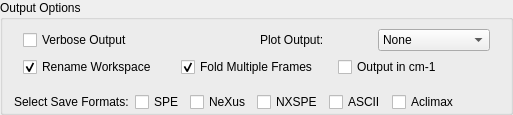
        <widget class="QGroupBox" name="gbSave">
         <property name="title">
          <string>Output Options</string>
         </property>
         <layout class="QGridLayout" name="gridLayout_8">
          <property name="topMargin">
           <number>0</number>
          </property>
          <property name="bottomMargin">
           <number>0</number>
          </property>
          <item row="1" column="0">
           <layout class="QHBoxLayout" name="horizontalLayout_8">
            <item>
             <widget class="QLabel" name="save_lbFormats">
              <property name="text">
               <string>Select Save Formats:</string>
              </property>
             </widget>
            </item>
            <item>
             <widget class="QCheckBox" name="save_ckSPE">
              <property name="toolTip">
               <string>Save file in SPE format.</string>
              </property>
              <property name="text">
               <string>SPE</string>
              </property>
              <property name="checked">
               <bool>false</bool>
              </property>
             </widget>
            </item>
            <item>
             <widget class="QCheckBox" name="save_ckNexus">
              <property name="toolTip">
               <string>Save file in Nexus format.</string>
              </property>
              <property name="text">
               <string>NeXus</string>
              </property>
             </widget>
            </item>
            <item>
             <widget class="QCheckBox" name="save_ckNxSPE">
              <property name="text">
               <string>NXSPE</string>
              </property>
             </widget>
            </item>
            <item>
             <widget class="QCheckBox" name="save_ckAscii">
              <property name="text">
               <string>ASCII</string>
              </property>
             </widget>
            </item>
            <item>
             <widget class="QCheckBox" name="save_ckAclimax">
              <property name="text">
               <string>Aclimax</string>
              </property>
             </widget>
            </item>
            <item>
             <spacer name="horizontalSpacer_15">
              <property name="orientation">
               <enum>Qt::Horizontal</enum>
              </property>
              <property name="sizeHint" stdset="0">
               <size>
                <width>40</width>
                <height>20</height>
               </size>
              </property>
             </spacer>
            </item>
           </layout>
          </item>
          <item row="0" column="0">
           <widget class="QStackedWidget" name="swSave">
            <property name="currentIndex">
             <number>0</number>
            </property>
            <widget class="QWidget" name="page_16">
             <layout class="QVBoxLayout" name="verticalLayout_18">
              <item>
               <layout class="QHBoxLayout" name="horizontalLayout_32">
                <item>
                 <widget class="QCheckBox" name="ckVerbose">
                  <property name="text">
                   <string>Verbose Output</string>
                  </property>
                 </widget>
                </item>
                <item>
                 <layout class="QHBoxLayout" name="horizontalLayout_23">
                  <item>
                   <widget class="QLabel" name="ind_lbPlotOutput">
                    <property name="text">
                     <string>Plot Output:</string>
                    </property>
                    <property name="alignment">
                     <set>Qt::AlignLeading|Qt::AlignLeft|Qt::AlignVCenter</set>
                    </property>
                   </widget>
                  </item>
                  <item>
                   <widget class="QComboBox" name="ind_cbPlotOutput">
                    <item>
                     <property name="text">
                      <string>None</string>
                     </property>
                    </item>
                    <item>
                     <property name="text">
                      <string>Spectra</string>
                     </property>
                    </item>
                    <item>
                     <property name="text">
                      <string>Contour</string>
                     </property>
                    </item>
                   </widget>
                  </item>
                 </layout>
                </item>
               </layout>
              </item>
              <item>
               <layout class="QHBoxLayout" name="horizontalLayout_9">
                <item>
                 <widget class="QCheckBox" name="ckRenameWorkspace">
                  <property name="text">
                   <string>Rename Workspace</string>
                  </property>
                  <property name="checked">
                   <bool>true</bool>
                  </property>
                 </widget>
                </item>
                <item>
                 <widget class="QCheckBox" name="ckFold">
                  <property name="enabled">
                   <bool>true</bool>
                  </property>
                  <property name="toolTip">
                   <string>If this box is unchecked and the raw files are determined to contain multiple frames, then the reduction process will end at the step where they would have been folded together.
Later steps in the process (saving, renaming) will not be done.</string>
                  </property>
                  <property name="text">
                   <string>Fold Multiple Frames</string>
                  </property>
                  <property name="checked">
                   <bool>true</bool>
                  </property>
                 </widget>
                </item>
                <item>
                 <widget class="QCheckBox" name="ckCm1Units">
                  <property name="text">
                   <string>Output in cm-1</string>
                  </property>
                 </widget>
                </item>
               </layout>
              </item>
             </layout>
            </widget>
           </widget>
          </item>
         </layout>
        </widget>
